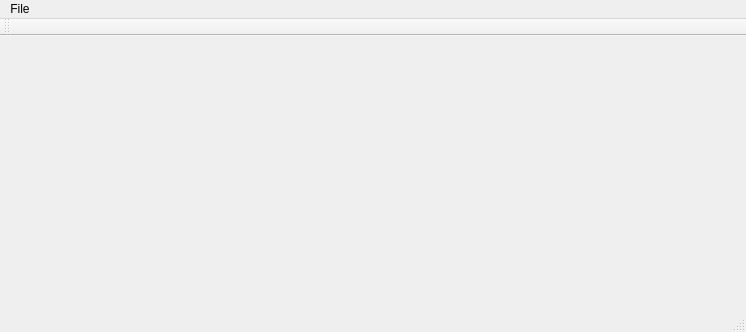
<?xml version="1.0" encoding="UTF-8"?>
<ui version="4.0">
 <class>MainWindow</class>
 <widget class="QMainWindow" name="MainWindow">
  <property name="geometry">
   <rect>
    <x>0</x>
    <y>0</y>
    <width>746</width>
    <height>332</height>
   </rect>
  </property>
  <property name="windowTitle">
   <string>MainWindow</string>
  </property>
  <widget class="CGLWidget" name="centralWidget"/>
  <widget class="QMenuBar" name="menuBar">
   <property name="geometry">
    <rect>
     <x>0</x>
     <y>0</y>
     <width>746</width>
     <height>21</height>
    </rect>
   </property>
   <widget class="QMenu" name="menuFile">
    <property name="title">
     <string>File</string>
    </property>
    <addaction name="actionOpen"/>
   </widget>
   <addaction name="menuFile"/>
  </widget>
  <widget class="QToolBar" name="mainToolBar">
   <attribute name="toolBarArea">
    <enum>TopToolBarArea</enum>
   </attribute>
   <attribute name="toolBarBreak">
    <bool>false</bool>
   </attribute>
  </widget>
  <widget class="QStatusBar" name="statusBar"/>
  <action name="actionOpen">
   <property name="text">
    <string>Open</string>
   </property>
  </action>
 </widget>
 <layoutdefault spacing="6" margin="11"/>
 <customwidgets>
  <customwidget>
   <class>CGLWidget</class>
   <extends>QWidget</extends>
   <header>cglwidget.h</header>
   <container>1</container>
  </customwidget>
 </customwidgets>
 <resources/>
 <connections/>
</ui>
